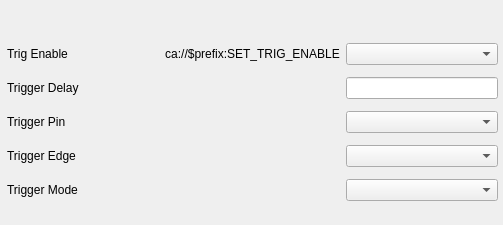
           <widget class="QWidget" name="tab_4_scroll_area">
            <property name="geometry">
             <rect>
              <x>0</x>
              <y>0</y>
              <width>503</width>
              <height>225</height>
             </rect>
            </property>
            <property name="minimumSize">
             <size>
              <width>0</width>
              <height>225</height>
             </size>
            </property>
            <widget class="QWidget" name="gridLayoutWidget_4">
             <property name="geometry">
              <rect>
               <x>7</x>
               <y>11</y>
               <width>491</width>
               <height>201</height>
              </rect>
             </property>
             <layout class="QGridLayout" name="trigger_settings">
              <item row="3" column="2">
               <widget class="PyDMEnumComboBox" name="set_trig_pin">
                <property name="sizePolicy">
                 <sizepolicy hsizetype="MinimumExpanding" vsizetype="Fixed">
                  <horstretch>0</horstretch>
                  <verstretch>0</verstretch>
                 </sizepolicy>
                </property>
                <property name="toolTip">
                 <string/>
                </property>
                <property name="alarmSensitiveContent" stdset="0">
                 <bool>false</bool>
                </property>
                <property name="alarmSensitiveBorder" stdset="0">
                 <bool>true</bool>
                </property>
                <property name="PyDMToolTip" stdset="0">
                 <string/>
                </property>
                <property name="monitorDisp" stdset="0">
                 <bool>false</bool>
                </property>
                <property name="channel" stdset="0">
                 <string>ca://$prefix:SET_TRIG_PIN</string>
                </property>
               </widget>
              </item>
              <item row="4" column="0">
               <widget class="QLabel" name="trig_edge_label">
                <property name="text">
                 <string>Trigger Edge</string>
                </property>
               </widget>
              </item>
              <item row="1" column="2">
               <widget class="PyDMEnumComboBox" name="trig_enable_combo">
                <property name="sizePolicy">
                 <sizepolicy hsizetype="Preferred" vsizetype="Preferred">
                  <horstretch>0</horstretch>
                  <verstretch>0</verstretch>
                 </sizepolicy>
                </property>
                <property name="toolTip">
                 <string/>
                </property>
                <property name="channel" stdset="0">
                 <string>ca://$prefix:SET_TRIG_ENABLE</string>
                </property>
               </widget>
              </item>
              <item row="4" column="2">
               <widget class="PyDMEnumComboBox" name="set_trig_edge">
                <property name="sizePolicy">
                 <sizepolicy hsizetype="MinimumExpanding" vsizetype="Fixed">
                  <horstretch>0</horstretch>
                  <verstretch>0</verstretch>
                 </sizepolicy>
                </property>
                <property name="toolTip">
                 <string/>
                </property>
                <property name="alarmSensitiveContent" stdset="0">
                 <bool>false</bool>
                </property>
                <property name="alarmSensitiveBorder" stdset="0">
                 <bool>true</bool>
                </property>
                <property name="PyDMToolTip" stdset="0">
                 <string/>
                </property>
                <property name="monitorDisp" stdset="0">
                 <bool>false</bool>
                </property>
                <property name="channel" stdset="0">
                 <string>ca://$prefix:SET_TRIG_EDGE</string>
                </property>
               </widget>
              </item>
              <item row="5" column="0">
               <widget class="QLabel" name="trig_mode_label">
                <property name="text">
                 <string>Trigger Mode</string>
                </property>
               </widget>
              </item>
              <item row="1" column="1">
               <widget class="PyDMLabel" name="trig_enable">
                <property name="sizePolicy">
                 <sizepolicy hsizetype="MinimumExpanding" vsizetype="Fixed">
                  <horstretch>0</horstretch>
                  <verstretch>0</verstretch>
                 </sizepolicy>
                </property>
                <property name="minimumSize">
                 <size>
                  <width>0</width>
                  <height>0</height>
                 </size>
                </property>
                <property name="toolTip">
                 <string/>
                </property>
                <property name="text">
                 <string>ca://$prefix:SET_TRIG_ENABLE</string>
                </property>
                <property name="alignment">
                 <set>Qt::AlignCenter</set>
                </property>
                <property name="channel" stdset="0">
                 <string>ca://$prefix:SET_TRIG_ENABLE</string>
                </property>
               </widget>
              </item>
              <item row="5" column="1">
               <widget class="PyDMLabel" name="get_trig_mode">
                <property name="sizePolicy">
                 <sizepolicy hsizetype="MinimumExpanding" vsizetype="Preferred">
                  <horstretch>0</horstretch>
                  <verstretch>0</verstretch>
                 </sizepolicy>
                </property>
                <property name="toolTip">
                 <string/>
                </property>
                <property name="alignment">
                 <set>Qt::AlignCenter</set>
                </property>
                <property name="precision" stdset="0">
                 <number>0</number>
                </property>
                <property name="showUnits" stdset="0">
                 <bool>false</bool>
                </property>
                <property name="precisionFromPV" stdset="0">
                 <bool>true</bool>
                </property>
                <property name="alarmSensitiveContent" stdset="0">
                 <bool>false</bool>
                </property>
                <property name="alarmSensitiveBorder" stdset="0">
                 <bool>true</bool>
                </property>
                <property name="PyDMToolTip" stdset="0">
                 <string/>
                </property>
                <property name="channel" stdset="0">
                 <string>ca://$prefix:TRIG_MODE_RBV</string>
                </property>
                <property name="enableRichText" stdset="0">
                 <bool>false</bool>
                </property>
               </widget>
              </item>
              <item row="2" column="0">
               <widget class="QLabel" name="trigger_delay_label">
                <property name="sizePolicy">
                 <sizepolicy hsizetype="Expanding" vsizetype="Fixed">
                  <horstretch>0</horstretch>
                  <verstretch>0</verstretch>
                 </sizepolicy>
                </property>
                <property name="text">
                 <string>Trigger Delay</string>
                </property>
                <property name="alignment">
                 <set>Qt::AlignLeading|Qt::AlignLeft|Qt::AlignVCenter</set>
                </property>
               </widget>
              </item>
              <item row="3" column="1">
               <widget class="PyDMLabel" name="get_trig_pin">
                <property name="sizePolicy">
                 <sizepolicy hsizetype="MinimumExpanding" vsizetype="Preferred">
                  <horstretch>0</horstretch>
                  <verstretch>0</verstretch>
                 </sizepolicy>
                </property>
                <property name="toolTip">
                 <string/>
                </property>
                <property name="alignment">
                 <set>Qt::AlignCenter</set>
                </property>
                <property name="precision" stdset="0">
                 <number>0</number>
                </property>
                <property name="showUnits" stdset="0">
                 <bool>false</bool>
                </property>
                <property name="precisionFromPV" stdset="0">
                 <bool>true</bool>
                </property>
                <property name="alarmSensitiveContent" stdset="0">
                 <bool>false</bool>
                </property>
                <property name="alarmSensitiveBorder" stdset="0">
                 <bool>true</bool>
                </property>
                <property name="PyDMToolTip" stdset="0">
                 <string/>
                </property>
                <property name="channel" stdset="0">
                 <string>ca://$prefix:TRIG_PIN_RBV</string>
                </property>
                <property name="enableRichText" stdset="0">
                 <bool>false</bool>
                </property>
               </widget>
              </item>
              <item row="1" column="0">
               <widget class="QLabel" name="trig_enable_label">
                <property name="text">
                 <string>Trig Enable</string>
                </property>
                <property name="alignment">
                 <set>Qt::AlignLeading|Qt::AlignLeft|Qt::AlignVCenter</set>
                </property>
               </widget>
              </item>
              <item row="2" column="2">
               <widget class="PyDMLineEdit" name="set_trig_delay">
                <property name="sizePolicy">
                 <sizepolicy hsizetype="MinimumExpanding" vsizetype="Fixed">
                  <horstretch>0</horstretch>
                  <verstretch>0</verstretch>
                 </sizepolicy>
                </property>
                <property name="toolTip">
                 <string/>
                </property>
                <property name="alignment">
                 <set>Qt::AlignCenter</set>
                </property>
                <property name="precision" stdset="0">
                 <number>0</number>
                </property>
                <property name="showUnits" stdset="0">
                 <bool>false</bool>
                </property>
                <property name="precisionFromPV" stdset="0">
                 <bool>true</bool>
                </property>
                <property name="alarmSensitiveContent" stdset="0">
                 <bool>false</bool>
                </property>
                <property name="alarmSensitiveBorder" stdset="0">
                 <bool>true</bool>
                </property>
                <property name="PyDMToolTip" stdset="0">
                 <string/>
                </property>
                <property name="monitorDisp" stdset="0">
                 <bool>false</bool>
                </property>
                <property name="channel" stdset="0">
                 <string>ca://$prefix:SET_TRIG_DELAY</string>
                </property>
               </widget>
              </item>
              <item row="4" column="1">
               <widget class="PyDMLabel" name="get_trig_edge">
                <property name="sizePolicy">
                 <sizepolicy hsizetype="MinimumExpanding" vsizetype="Preferred">
                  <horstretch>0</horstretch>
                  <verstretch>0</verstretch>
                 </sizepolicy>
                </property>
                <property name="toolTip">
                 <string/>
                </property>
                <property name="alignment">
                 <set>Qt::AlignCenter</set>
                </property>
                <property name="precision" stdset="0">
                 <number>0</number>
                </property>
                <property name="showUnits" stdset="0">
                 <bool>false</bool>
                </property>
                <property name="precisionFromPV" stdset="0">
                 <bool>true</bool>
                </property>
                <property name="alarmSensitiveContent" stdset="0">
                 <bool>false</bool>
                </property>
                <property name="alarmSensitiveBorder" stdset="0">
                 <bool>true</bool>
                </property>
                <property name="PyDMToolTip" stdset="0">
                 <string/>
                </property>
                <property name="channel" stdset="0">
                 <string>ca://$prefix:TRIG_EDGE_RBV</string>
                </property>
                <property name="enableRichText" stdset="0">
                 <bool>false</bool>
                </property>
               </widget>
              </item>
              <item row="2" column="1">
               <widget class="PyDMLabel" name="get_trig_delay">
                <property name="sizePolicy">
                 <sizepolicy hsizetype="MinimumExpanding" vsizetype="Preferred">
                  <horstretch>0</horstretch>
                  <verstretch>0</verstretch>
                 </sizepolicy>
                </property>
                <property name="toolTip">
                 <string/>
                </property>
                <property name="alignment">
                 <set>Qt::AlignCenter</set>
                </property>
                <property name="precision" stdset="0">
                 <number>0</number>
                </property>
                <property name="showUnits" stdset="0">
                 <bool>true</bool>
                </property>
                <property name="precisionFromPV" stdset="0">
                 <bool>true</bool>
                </property>
                <property name="alarmSensitiveContent" stdset="0">
                 <bool>false</bool>
                </property>
                <property name="alarmSensitiveBorder" stdset="0">
                 <bool>true</bool>
                </property>
                <property name="PyDMToolTip" stdset="0">
                 <string/>
                </property>
                <property name="channel" stdset="0">
                 <string>ca://$prefix:GET_TRIG_DELAY</string>
                </property>
                <property name="enableRichText" stdset="0">
                 <bool>false</bool>
                </property>
               </widget>
              </item>
              <item row="3" column="0">
               <widget class="QLabel" name="trig_pin_label">
                <property name="sizePolicy">
                 <sizepolicy hsizetype="Expanding" vsizetype="Fixed">
                  <horstretch>0</horstretch>
                  <verstretch>0</verstretch>
                 </sizepolicy>
                </property>
                <property name="text">
                 <string>Trigger Pin</string>
                </property>
               </widget>
              </item>
              <item row="5" column="2">
               <widget class="PyDMEnumComboBox" name="set_trig_mode">
                <property name="sizePolicy">
                 <sizepolicy hsizetype="MinimumExpanding" vsizetype="Fixed">
                  <horstretch>0</horstretch>
                  <verstretch>0</verstretch>
                 </sizepolicy>
                </property>
                <property name="toolTip">
                 <string/>
                </property>
                <property name="alarmSensitiveContent" stdset="0">
                 <bool>false</bool>
                </property>
                <property name="alarmSensitiveBorder" stdset="0">
                 <bool>true</bool>
                </property>
                <property name="PyDMToolTip" stdset="0">
                 <string/>
                </property>
                <property name="monitorDisp" stdset="0">
                 <bool>false</bool>
                </property>
                <property name="channel" stdset="0">
                 <string>ca://$prefix:TRIG_MODE</string>
                </property>
               </widget>
              </item>
              <item row="0" column="1">
               <widget class="QLabel" name="spacer_label_3">
                <property name="sizePolicy">
                 <sizepolicy hsizetype="Preferred" vsizetype="Fixed">
                  <horstretch>0</horstretch>
                  <verstretch>0</verstretch>
                 </sizepolicy>
                </property>
                <property name="minimumSize">
                 <size>
                  <width>0</width>
                  <height>0</height>
                 </size>
                </property>
                <property name="text">
                 <string/>
                </property>
               </widget>
              </item>
             </layout>
            </widget>
           </widget>
